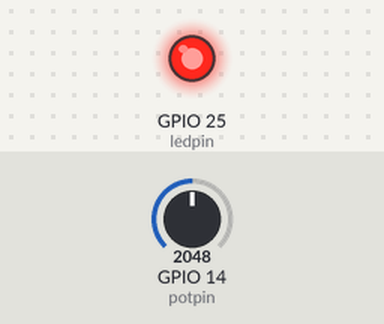
A sketch run on a simulated ESP32. Shown: output pins drawn as LEDs (lit = HIGH). Inputs (shaded band) come from the test bench; at power-on: GPIO 14 (potpin) = 2048.

Above: at 1.2 s.
1.3 s: GPIO 14 (potpin) set to 491
At 2.5 s:
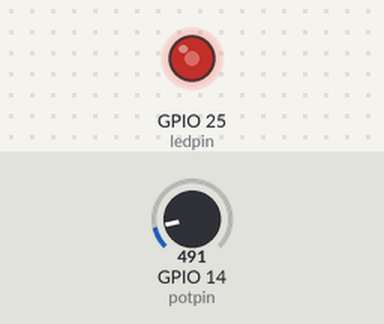
2.8 s: GPIO 14 (potpin) set to 0
At 3.7 s:
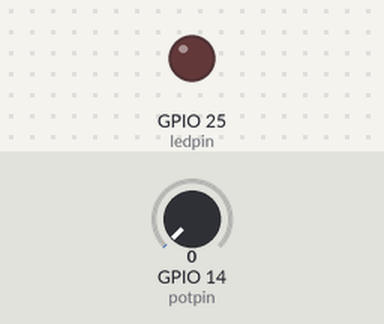
4.3 s: GPIO 14 (potpin) set to 1228
At 4.9 s:
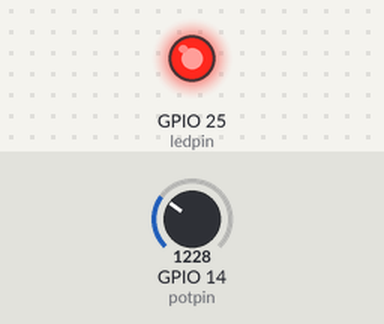
Timing chart, 0 to 7.3 s (numbered marks = the images above; inputs shaded):
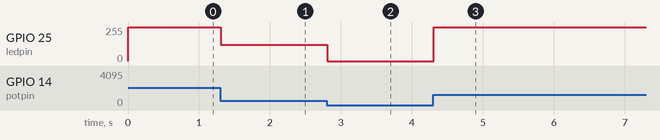

Measured:
- after the input at 1.3 s, GPIO 25 (ledpin): 255/255 → 122/255 at once
- after the input at 2.8 s, GPIO 25 (ledpin): 122/255 → 0/255 at once
- after the input at 4.3 s, GPIO 25 (ledpin): 0/255 → 255/255 at once

The sketch:

sketch.ino
```cpp
int potpin = 14;
int potvalue = 0;
int ledpin = 25;

void setup()
{
  pinMode(ledpin, OUTPUT);
  pinMode(potpin, INPUT);
}

void loop()
{
  potvalue = analogRead(potpin);

  analogWrite(ledpin, potvalue/4);

  delay(10);
}
```
